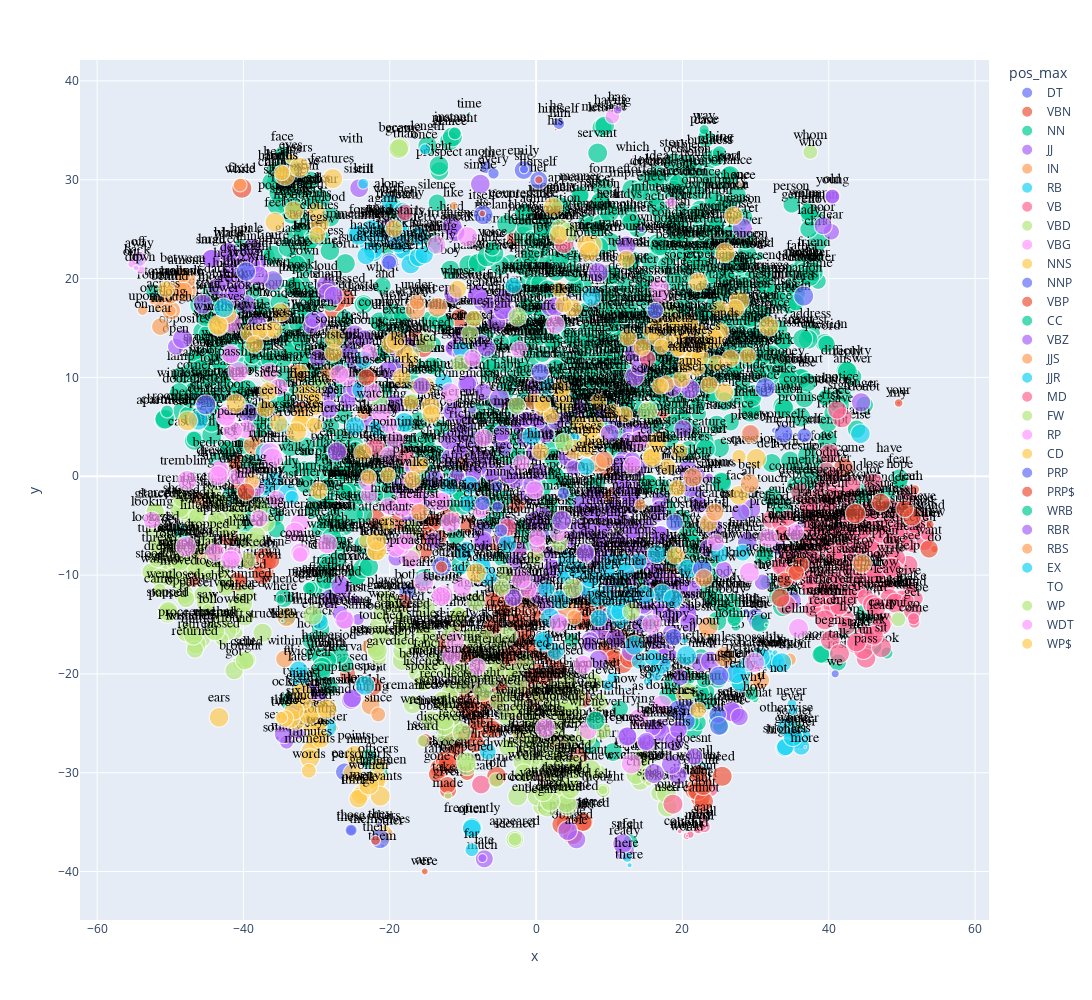

Notebook cell for this chart:
### Code cell
px.scatter(X.reset_index(), 'x', 'y', 
           text='term_str', 
           color='pos_max', 
           hover_name='term_str',          
           size='dfidf',
           height=1000, width=1200).update_traces(
                mode='markers+text', 
                textfont=dict(color='black', size=14, family='Arial'),
                textposition='top center')

### Figure 1 — Plotly figure (JSON) as saved in the notebook; plotly's stock layout.template omitted (floating-point values rounded to 4 significant figures; data arrays with more than 128 entries replaced by an {"elided": "..."} marker saying what was removed)
{"data": [{"hovertemplate": "<b>%{hovertext}</b><br><br>pos_max=DT<br>x=%{x}<br>y=%{y}<br>dfidf=%{marker.size}<br>term_str=%{text}<extra></extra>", "hovertext": ["a", "all", "an", "another", "any", "both", "each", "either", "every", "neither", "no", "some", "the", "these", "this", "those"], "legendgroup": "DT", "marker": {"color": "#636efa", "size": [0, 0.8659, 0.8659, 21.35, 5.113, 36.07, 41.95, 40.82, 16.99, 47.89, 0, 2.581, 0, 12.01, 0, 18.83], "sizemode": "area", "sizeref": 0.1278, "symbol": "circle"}, "mode": "markers+text", "name": "DT", "showlegend": true, "text": ["a", "all", "an", "another", "any", "both", "each", "either", "every", "neither", "no", "some", "the", "these", "this", "those"], "textfont": {"color": "black", "family": "Arial", "size": 14}, "textposition": "top center", "type": "scattergl", "x": [-7.419, 29.03, -6.542, -6.839, 28.69, -17.62, -26.19, 29.97, -5.819, 30.37, 27.58, -35.36, -39.86, -25.28, 5.273, -25.28], "xaxis": "x", "y": [31.28, -0.4214, 31.8, 31.28, -13.67, -11.76, -29.92, -14.24, 30.64, -14.73, -15.64, -26.49, 5.655, -35.83, 0.4912, -35.82], "yaxis": "y"}, {"hovertemplate": "<b>%{hovertext}</b><br><br>pos_max=VBN<br>x=%{x}<br>y=%{y}<br>dfidf=%{marker.size}<br>term_str=%{text}<extra></extra>", "hovertext": {"elided": "147 str values"}, "legendgroup": "VBN", "marker": {"color": "#EF553B", "size": {"elided": "147 float values"}, "sizemode": "area", "sizeref": 0.1278, "symbol": "circle"}, "mode": "markers+text", "name": "VBN", "showlegend": true, "text": {"elided": "147 str values"}, "textfont": {"color": "black", "family": "Arial", "size": 14}, "textposition": "top center", "type": "scattergl", "x": {"elided": "147 float values"}, "xaxis": "x", "y": {"elided": "147 float values"}, "yaxis": "y"}, {"hovertemplate": "<b>%{hovertext}</b><br><br>pos_max=NN<br>x=%{x}<br>y=%{y}<br>dfidf=%{marker.size}<br>term_str=%{text}<extra></extra>", "hovertext": {"elided": "911 str values"}, "legendgroup": "NN", "marker": {"color": "#00cc96", "size": {"elided": "911 float values"}, "sizemode": "area", "sizeref": 0.1278, "symbol": "circle"}, "mode": "markers+text", "name": "NN", "showlegend": true, "text": {"elided": "911 str values"}, "textfont": {"color": "black", "family": "Arial", "size": 14}, "textposition": "top center", "type": "scattergl", "x": {"elided": "911 float values"}, "xaxis": "x", "y": {"elided": "911 float values"}, "yaxis": "y"}, {"hovertemplate": "<b>%{hovertext}</b><br><br>pos_max=JJ<br>x=%{x}<br>y=%{y}<br>dfidf=%{marker.size}<br>term_str=%{text}<extra></extra>", "hovertext": {"elided": "306 str values"}, "legendgroup": "JJ", "marker": {"color": "#ab63fa", "size": {"elided": "306 float values"}, "sizemode": "area", "sizeref": 0.1278, "symbol": "circle"}, "mode": "markers+text", "name": "JJ", "showlegend": true, "text": {"elided": "306 str values"}, "textfont": {"color": "black", "family": "Arial", "size": 14}, "textposition": "top center", "type": "scattergl", "x": {"elided": "306 float values"}, "xaxis": "x", "y": {"elided": "306 float values"}, "yaxis": "y"}, {"hovertemplate": "<b>%{hovertext}</b><br><br>pos_max=IN<br>x=%{x}<br>y=%{y}<br>dfidf=%{marker.size}<br>term_str=%{text}<extra></extra>", "hovertext": ["about", "above", "across", "after", "against", "along", "although", "amid", "amidst", "among", "around", "as", "at", "because", "before", "behind", "beneath", "beside", "besides", "between", "beyond", "by", "during", "except", "for", "from", "if", "in", "into", "like", "near", "oer", "of", "on", "outside", "over", "since", "than", "that", "though", "through", "under", "unless", "until", "upon", "whats", "whether", "while", "with", "within", "without"], "legendgroup": "IN", "marker": {"color": "#FFA15A", "size": [10.42, 49.25, 50.71, 5.53, 33.57, 44.41, 46.64, 37.91, 37.04, 42.38, 51.12, 0, 0.8659, 41.05, 2.154, 44.22, 50.36, 49.46, 50.71, 29.36, 50.41, 0, 44.6, 49.85, 0, 0, 2.154, 0, 3.431, 9.621, 39.16, 24.08, 0, 0, 50.58, 7.593, 28.42, 2.154, 0, 28.1, 15.1, 31.81, 51.1, 47.17, 13.95, 38.75, 39.16, 23.79, 0.4336, 40.59, 21.0], "sizemode": "area", "sizeref": 0.1278, "symbol": "circle"}, "mode": "markers+text", "name": "IN", "showlegend": true, "text": ["about", "above", "across", "after", "against", "along", "although", "amid", "amidst", "among", "around", "as", "at", "because", "before", "behind", "beneath", "beside", "besides", "between", "beyond", "by", "during", "except", "for", "from", "if", "in", "into", "like", "near", "oer", "of", "on", "outside", "over", "since", "than", "that", "though", "through", "under", "unless", "until", "upon", "whats", "whether", "while", "with", "within", "without"], "textfont": {"color": "black", "family": "Arial", "size": 14}, "textposition": "top center", "type": "scattergl", "x": [23.05, -47.77, -50.91, -27.46, -22.74, -49.88, 4.168, -28.41, -0.4156, -47.73, -48.95, 13.92, -33.72, 29.46, -33.84, -50.01, -48.33, -46.03, 23.5, -48.27, -16.49, -15.46, -22.61, -13.47, 46.1, -50.79, 30.95, -16.59, -51.12, -11.26, -51.35, -23.6, 10.57, -53.9, -38.65, -52.4, -21.57, -17.88, 29.72, 5.219, -49.93, -16.26, 25.74, -34.12, -53.78, 20.25, 30.71, -40.46, -25.32, -34.39, 34.69], "xaxis": "x", "y": [-15.93, 18.81, 17.48, -25.48, -17.22, 16.78, -13.31, 10.29, 7.587, 19.95, 18.79, -21.92, -18.3, -20.88, -14.97, 18.36, 18.67, -2.567, -15.2, 20.37, 16.87, 18.13, -23.2, 17.09, -0.04729, 19.69, -21.13, 18.06, 16.98, 27.39, 15.14, 6.416, -0.6097, 16.71, 3.127, 17.76, -24.1, 33.66, -19.8, -14.29, 16.73, 17.61, -18.26, -14.24, 16.8, -22.07, -20.66, 29.47, 33.32, -18.49, -18.54], "yaxis": "y"}, {"hovertemplate": "<b>%{hovertext}</b><br><br>pos_max=RB<br>x=%{x}<br>y=%{y}<br>dfidf=%{marker.size}<br>term_str=%{text}<extra></extra>", "hovertext": {"elided": "135 str values"}, "legendgroup": "RB", "marker": {"color": "#19d3f3", "size": {"elided": "135 float values"}, "sizemode": "area", "sizeref": 0.1278, "symbol": "circle"}, "mode": "markers+text", "name": "RB", "showlegend": true, "text": {"elided": "135 str values"}, "textfont": {"color": "black", "family": "Arial", "size": 14}, "textposition": "top center", "type": "scattergl", "x": {"elided": "135 float values"}, "xaxis": "x", "y": {"elided": "135 float values"}, "yaxis": "y"}, {"hovertemplate": "<b>%{hovertext}</b><br><br>pos_max=VB<br>x=%{x}<br>y=%{y}<br>dfidf=%{marker.size}<br>term_str=%{text}<extra></extra>", "hovertext": {"elided": "174 str values"}, "legendgroup": "VB", "marker": {"color": "#FF6692", "size": {"elided": "174 float values"}, "sizemode": "area", "sizeref": 0.1278, "symbol": "circle"}, "mode": "markers+text", "name": "VB", "showlegend": true, "text": {"elided": "174 str values"}, "textfont": {"color": "black", "family": "Arial", "size": 14}, "textposition": "top center", "type": "scattergl", "x": {"elided": "174 float values"}, "xaxis": "x", "y": {"elided": "174 float values"}, "yaxis": "y"}, {"hovertemplate": "<b>%{hovertext}</b><br><br>pos_max=VBD<br>x=%{x}<br>y=%{y}<br>dfidf=%{marker.size}<br>term_str=%{text}<extra></extra>", "hovertext": {"elided": "271 str values"}, "legendgroup": "VBD", "marker": {"color": "#B6E880", "size": {"elided": "271 float values"}, "sizemode": "area", "sizeref": 0.1278, "symbol": "circle"}, "mode": "markers+text", "name": "VBD", "showlegend": true, "text": {"elided": "271 str values"}, "textfont": {"color": "black", "family": "Arial", "size": 14}, "textposition": "top center", "type": "scattergl", "x": {"elided": "271 float values"}, "xaxis": "x", "y": {"elided": "271 float values"}, "yaxis": "y"}, {"hovertemplate": "<b>%{hovertext}</b><br><br>pos_max=VBG<br>x=%{x}<br>y=%{y}<br>dfidf=%{marker.size}<br>term_str=%{text}<extra></extra>", "hovertext": ["according", "addressing", "approaching", "asking", "becoming", "beginning", "being", "breaking", "bringing", "burning", "calling", "carrying", "charming", "closing", "coming", "concerning", "considering", "crying", "dining", "doing", "drawing", "dressing", "driving", "dying", "endeavouring", "entering", "examining", "falling", "finding", "gazing", "getting", "giving", "going", "growing", "having", "hearing", "hiding", "holding", "keeping", "knowing", "leading", "leaving", "listening", "looking", "lying", "making", "missing", "moving", "observing", "opening", "passing", "perceiving", "playing", "pleasing", "pointing", "preceding", "putting", "quitting", "raising", "reaching", "reading", "receiving", "remaining", "remembering", "respecting", "returning", "rising", "running", "saying", "seeing", "seeming", "setting", "sinking", "sitting", "sleeping", "smiling", "soothing", "speaking", "standing", "starting", "suffering", "supposing", "surrounding", "taking", "talking", "telling", "thinking", "throwing", "trembling", "trifling", "trying", "turning", "waiting", "walking", "watching", "winding", "working"], "legendgroup": "VBG", "marker": {"color": "#FF97FF", "size": [35.65, 36.12, 45.0, 45.97, 42.71, 49.21, 12.79, 39.55, 39.93, 39.93, 44.73, 37.91, 41.04, 39.15, 46.37, 48.64, 43.91, 35.16, 35.16, 50.66, 49.46, 39.55, 38.75, 48.49, 44.47, 46.64, 38.75, 44.19, 50.01, 36.12, 50.01, 49.91, 31.81, 39.93, 27.45, 50.86, 35.65, 45.5, 49.08, 50.95, 43.91, 50.54, 45.74, 38.67, 47.82, 49.85, 37.04, 45.74, 44.73, 50.01, 50.98, 44.73, 38.75, 36.12, 44.47, 42.71, 47.64, 32.56, 37.48, 37.91, 47.64, 38.34, 40.31, 37.04, 34.16, 48.64, 49.91, 48.94, 50.41, 49.36, 35.65, 42.06, 37.91, 50.66, 41.73, 43.32, 36.59, 51.03, 50.36, 43.02, 44.47, 39.55, 36.59, 47.01, 49.91, 50.2, 51.08, 39.55, 49.08, 38.34, 49.21, 50.9, 50.47, 50.51, 47.26, 41.04, 44.19], "sizemode": "area", "sizeref": 0.1278, "symbol": "circle"}, "mode": "markers+text", "name": "VBG", "showlegend": true, "text": ["according", "addressing", "approaching", "asking", "becoming", "beginning", "being", "breaking", "bringing", "burning", "calling", "carrying", "charming", "closing", "coming", "concerning", "considering", "crying", "dining", "doing", "drawing", "dressing", "driving", "dying", "endeavouring", "entering", "examining", "falling", "finding", "gazing", "getting", "giving", "going", "growing", "having", "hearing", "hiding", "holding", "keeping", "knowing", "leading", "leaving", "listening", "looking", "lying", "making", "missing", "moving", "observing", "opening", "passing", "perceiving", "playing", "pleasing", "pointing", "preceding", "putting", "quitting", "raising", "reaching", "reading", "receiving", "remaining", "remembering", "respecting", "returning", "rising", "running", "saying", "seeing", "seeming", "setting", "sinking", "sitting", "sleeping", "smiling", "soothing", "speaking", "standing", "starting", "suffering", "supposing", "surrounding", "taking", "talking", "telling", "thinking", "throwing", "trembling", "trifling", "trying", "turning", "waiting", "walking", "watching", "winding", "working"], "textfont": {"color": "black", "family": "Arial", "size": 14}, "textposition": "top center", "type": "scattergl", "x": [35.42, 24.57, -17.2, 31.71, 3.111, -11.69, 18.45, -17.38, -16.6, -25.86, -18.34, -17.92, -0.1702, -39.51, -32.21, 16.88, 3.083, -7.517, -40.9, 17.18, -43.15, -43.26, -17.52, -11.76, 6.4, -32.3, -20.06, -36.46, -12.7, -35.49, -13.5, 1.255, -32.24, -7.158, 10.42, -15.36, -20.16, -43.85, -16.39, 29.14, -39.59, -33.0, -22.42, -52.52, -42.38, 14.18, -1.083, -26.89, -11.09, -41.48, -40.72, -11.58, -16.84, 0.161, -19.2, -26.15, -41.46, -18.4, -8.705, -22.81, -10.11, -2.05, -23.04, -7.992, 16.96, -19.15, -41.54, -36.4, 13.02, -13.0, -2.338, -35.17, -38.23, -43.48, -17.71, -13.59, 0.1642, -9.355, -42.39, -20.11, 2.623, 7.125, -22.81, -41.74, -2.022, 35.86, 15.81, -37.83, -47.71, 13.12, 14.03, -47.88, -28.54, -36.02, -21.12, -41.73, -12.88], "xaxis": "x", "y": [-5.667, -6.697, -8.377, -6.243, -5.686, -4.676, 27.71, -3.139, -2.851, 10.03, -3.211, -2.357, -1.365, 0.04944, -7.717, 19.04, -14.86, -3.454, -0.0418, -23.16, 0.4043, 0.7619, -0.4016, 8.455, -19.06, -4.787, 5.154, 10.53, -11.99, -2.295, -2.551, -25.49, -7.927, 3.88, 36.39, -10.7, -3.027, -7.705, -1.815, -9.732, 4.715, -5.66, 8.508, -4.424, 6.117, 3.623, -11.45, 10.34, -16.69, 4.6, 10.58, -18.16, 0.9048, -6.932, 3.591, -14.55, -8.08, -7.188, 11.96, -1.89, -11.18, 1.304, -0.5821, -19.27, 18.22, -7.185, 15.47, 2.421, -29.11, -12.16, 12.83, 8.988, -1.199, 0.06864, -6.554, 23.4, -6.248, 24.25, 6.065, 2.037, 15.34, -25.75, 12.48, -8.459, -10.4, -15.39, -14.97, -4.268, -0.4041, 1.135, -24.53, -7.12, -6.839, 1.865, 6.395, 12.31, -2.549], "yaxis": "y"}, {"hovertemplate": "<b>%{hovertext}</b><br><br>pos_max=NNS<br>x=%{x}<br>y=%{y}<br>dfidf=%{marker.size}<br>term_str=%{text}<extra></extra>", "hovertext": {"elided": "169 str values"}, "legendgroup": "NNS", "marker": {"color": "#FECB52", "size": {"elided": "169 float values"}, "sizemode": "area", "sizeref": 0.1278, "symbol": "circle"}, "mode": "markers+text", "name": "NNS", "showlegend": true, "text": {"elided": "169 str values"}, "textfont": {"color": "black", "family": "Arial", "size": 14}, "textposition": "top center", "type": "scattergl", "x": {"elided": "169 float values"}, "xaxis": "x", "y": {"elided": "169 float values"}, "yaxis": "y"}, {"hovertemplate": "<b>%{hovertext}</b><br><br>pos_max=NNP<br>x=%{x}<br>y=%{y}<br>dfidf=%{marker.size}<br>term_str=%{text}<extra></extra>", "hovertext": ["agnes", "brown", "diary", "edmund", "emily", "ghost", "god", "heaven", "hes", "holmes", "ill", "im", "lord", "madam", "miss", "nun", "sir", "street", "theres", "tommy", "tuppence", "united"], "legendgroup": "NNP", "marker": {"color": "#636efa", "size": [22.5, 46.43, 34.16, 15.05, 45.5, 37.91, 49.03, 50.82, 43.62, 39.93, 38.67, 48.49, 50.2, 40.68, 48.68, 19.94, 45.87, 50.51, 49.58, 28.99, 28.34, 40.31], "sizemode": "area", "sizeref": 0.1278, "symbol": "circle"}, "mode": "markers+text", "name": "NNP", "showlegend": true, "text": ["agnes", "brown", "diary", "edmund", "emily", "ghost", "god", "heaven", "hes", "holmes", "ill", "im", "lord", "madam", "miss", "nun", "sir", "street", "theres", "tommy", "tuppence", "united"], "textfont": {"color": "black", "family": "Arial", "size": 14}, "textposition": "top center", "type": "scattergl", "x": [-4.793, -39.64, 16.29, -5.278, -1.708, 18.9, 22.72, 31.33, 20.61, -20.06, 18.76, 20.41, 36.57, 24.82, 25.01, -5.396, 24.99, -45.15, 19.41, -7.312, -20.09, 0.5373], "xaxis": "x", "y": [-5.489, 20.72, 16.76, -3.078, 30.99, -4.682, -9.399, 8.94, -23.53, 21.7, -16.29, -24.77, 18.23, -24.12, -20.21, -1.078, -25.27, 7.222, -23.68, -2.728, 21.64, 10.54], "yaxis": "y"}, {"hovertemplate": "<b>%{hovertext}</b><br><br>pos_max=VBP<br>x=%{x}<br>y=%{y}<br>dfidf=%{marker.size}<br>term_str=%{text}<extra></extra>", "hovertext": ["agree", "am", "are", "arose", "assure", "beg", "cannot", "cant", "couldnt", "dare", "didnt", "do", "dont", "entreat", "have", "hid", "know", "need", "presume", "propose", "seem", "suppose", "want", "wish", "wont", "wouldnt"], "legendgroup": "VBP", "marker": {"color": "#EF553B", "size": [32.56, 12.4, 6.359, 36.59, 43.02, 45.74, 40.36, 50.86, 43.62, 50.94, 49.58, 7.183, 46.7, 31.43, 0, 39.15, 8.814, 50.41, 36.59, 35.16, 50.34, 44.22, 42.81, 40.59, 50.82, 41.04], "sizemode": "area", "sizeref": 0.1278, "symbol": "circle"}, "mode": "markers+text", "name": "VBP", "showlegend": true, "text": ["agree", "am", "are", "arose", "assure", "beg", "cannot", "cant", "couldnt", "dare", "didnt", "do", "dont", "entreat", "have", "hid", "know", "need", "presume", "propose", "seem", "suppose", "want", "wish", "wont", "wouldnt"], "textfont": {"color": "black", "family": "Arial", "size": 14}, "textposition": "top center", "type": "scattergl", "x": [35.18, 51.74, -15.22, -23.2, 47.12, 33.39, 22.62, 22.44, 22.19, 21.68, 22.05, 54.43, 22.93, 33.97, 48.32, -39.64, 53.83, 25.43, 36.18, 35.55, 43.64, 51.37, 53.71, 50.38, 22.85, 22.17], "xaxis": "x", "y": [-9.653, -1.349, -39.99, 9.992, -2.671, -12.31, -33.37, -32.5, -30.66, -31.73, -31.81, -7.372, -32.9, -10.49, 2.138, -1.577, -4.886, -30.37, -8.928, -9.762, -3.783, -4.12, -7.35, -3.284, -31.29, -30.08], "yaxis": "y"}, {"hovertemplate": "<b>%{hovertext}</b><br><br>pos_max=CC<br>x=%{x}<br>y=%{y}<br>dfidf=%{marker.size}<br>term_str=%{text}<extra></extra>", "hovertext": ["and", "but", "nor", "or"], "legendgroup": "CC", "marker": {"color": "#00cc96", "size": [0, 0, 42.81, 2.154], "sizemode": "area", "sizeref": 0.1278, "symbol": "circle"}, "mode": "markers+text", "name": "CC", "showlegend": true, "text": ["and", "but", "nor", "or"], "textfont": {"color": "black", "family": "Arial", "size": 14}, "textposition": "top center", "type": "scattergl", "x": [-20.62, 5.047, 30.61, 31.47], "xaxis": "x", "y": [19.79, -16.8, -14.86, -15.06], "yaxis": "y"}, {"hovertemplate": "<b>%{hovertext}</b><br><br>pos_max=VBZ<br>x=%{x}<br>y=%{y}<br>dfidf=%{marker.size}<br>term_str=%{text}<extra></extra>", "hovertext": ["appears", "becomes", "comes", "does", "doesnt", "faces", "gives", "goes", "has", "is", "isnt", "knows", "lies", "looks", "makes", "says", "seems", "tells", "thinks", "wants", "wasnt"], "legendgroup": "VBZ", "marker": {"color": "#ab63fa", "size": [42.71, 35.16, 51.12, 43.83, 38.75, 39.15, 41.04, 45.74, 9.621, 0.4336, 42.71, 50.98, 45.74, 50.11, 49.34, 51.08, 50.41, 36.12, 39.55, 42.06, 39.55], "sizemode": "area", "sizeref": 0.1278, "symbol": "circle"}, "mode": "markers+text", "name": "VBZ", "showlegend": true, "text": ["appears", "becomes", "comes", "does", "doesnt", "faces", "gives", "goes", "has", "is", "isnt", "knows", "lies", "looks", "makes", "says", "seems", "tells", "thinks", "wants", "wasnt"], "textfont": {"color": "black", "family": "Arial", "size": 14}, "textposition": "top center", "type": "scattergl", "x": [6.749, 17.07, 12.39, 19.39, 21.6, -15.66, 16.6, 12.5, 11.14, 19.13, 19.1, 18.49, 10.05, 3.515, 17.02, 16.12, 18.85, 15.93, 15.12, 15.05, 19.45], "xaxis": "x", "y": [-7.77, -25.31, -26.36, -30.31, -28.37, 9.153, -25.5, -26.32, 37.07, -28.14, -26.14, -29.16, 4.308, -4.481, -25.93, -30.08, -26.85, -25.43, -27.02, -26.84, -25.64], "yaxis": "y"}, {"hovertemplate": "<b>%{hovertext}</b><br><br>pos_max=JJS<br>x=%{x}<br>y=%{y}<br>dfidf=%{marker.size}<br>term_str=%{text}<extra></extra>", "hovertext": ["best", "dearest", "greatest", "highest", "honest", "least", "lest", "nearest", "worst"], "legendgroup": "JJS", "marker": {"color": "#FFA15A", "size": [44.79, 42.06, 47.64, 39.15, 44.73, 45.52, 46.2, 37.48, 42.06], "sizemode": "area", "sizeref": 0.1278, "symbol": "circle"}, "mode": "markers+text", "name": "JJS", "showlegend": true, "text": ["best", "dearest", "greatest", "highest", "honest", "least", "lest", "nearest", "worst"], "textfont": {"color": "black", "family": "Arial", "size": 14}, "textposition": "top center", "type": "scattergl", "x": [29.19, 24.42, 8.408, 9.315, 21.43, 29.3, 44.55, -15.96, 22.93], "xaxis": "x", "y": [-0.7271, -3.645, 1.306, 1.676, -0.1199, 4.302, -8.854, -3.632, -10.3], "yaxis": "y"}, {"hovertemplate": "<b>%{hovertext}</b><br><br>pos_max=JJR<br>x=%{x}<br>y=%{y}<br>dfidf=%{marker.size}<br>term_str=%{text}<extra></extra>", "hovertext": ["better", "greater", "higher", "less", "lower", "stronger", "worse", "younger"], "legendgroup": "JJR", "marker": {"color": "#19d3f3", "size": [33.85, 50.36, 39.15, 38.42, 49.21, 39.15, 49.08, 39.93], "sizemode": "area", "sizeref": 0.1278, "symbol": "circle"}, "mode": "markers+text", "name": "JJR", "showlegend": true, "text": ["better", "greater", "higher", "less", "lower", "stronger", "worse", "younger"], "textfont": {"color": "black", "family": "Arial", "size": 14}, "textposition": "top center", "type": "scattergl", "x": [36.49, 35.19, 33.95, 36.23, -42.68, 34.07, 35.1, 6.855], "xaxis": "x", "y": [-26.26, -26.6, -27.51, -27.36, 17.03, -27.38, -26.36, 0.9619], "yaxis": "y"}, {"hovertemplate": "<b>%{hovertext}</b><br><br>pos_max=MD<br>x=%{x}<br>y=%{y}<br>dfidf=%{marker.size}<br>term_str=%{text}<extra></extra>", "hovertext": ["can", "could", "may", "might", "must", "ought", "shall", "should", "will", "would"], "legendgroup": "MD", "marker": {"color": "#FF6692", "size": [8.409, 3.007, 12.4, 7.183, 13.57, 51.03, 18.47, 6.772, 5.53, 1.297], "sizemode": "area", "sizeref": 0.1278, "symbol": "circle"}, "mode": "markers+text", "name": "MD", "showlegend": true, "text": ["can", "could", "may", "might", "must", "ought", "shall", "should", "will", "would"], "textfont": {"color": "black", "family": "Arial", "size": 14}, "textposition": "top center", "type": "scattergl", "x": [22.88, 19.62, 22.38, 20.61, 22.17, 18.71, 22.98, 21.08, 22.86, 20.62], "xaxis": "x", "y": [-34.72, -35.94, -35.59, -36.4, -35.68, -33.18, -35.45, -36.26, -35.48, -36.39], "yaxis": "y"}, {"hovertemplate": "<b>%{hovertext}</b><br><br>pos_max=FW<br>x=%{x}<br>y=%{y}<br>dfidf=%{marker.size}<br>term_str=%{text}<extra></extra>", "hovertext": ["de"], "legendgroup": "FW", "marker": {"color": "#B6E880", "size": [42.71], "sizemode": "area", "sizeref": 0.1278, "symbol": "circle"}, "mode": "markers+text", "name": "FW", "showlegend": true, "text": ["de"], "textfont": {"color": "black", "family": "Arial", "size": 14}, "textposition": "top center", "type": "scattergl", "x": [3.815], "xaxis": "x", "y": [3.41], "yaxis": "y"}, {"hovertemplate": "<b>%{hovertext}</b><br><br>pos_max=RP<br>x=%{x}<br>y=%{y}<br>dfidf=%{marker.size}<br>term_str=%{text}<extra></extra>", "hovertext": ["down", "off", "out", "up"], "legendgroup": "RP", "marker": {"color": "#FF97FF", "size": [10.42, 32.11, 8.814, 4.694], "sizemode": "area", "sizeref": 0.1278, "symbol": "circle"}, "mode": "markers+text", "name": "RP", "showlegend": true, "text": ["down", "off", "out", "up"], "textfont": {"color": "black", "family": "Arial", "size": 14}, "textposition": "top center", "type": "scattergl", "x": [-54.04, -54.3, -55.23, -54.69], "xaxis": "x", "y": [20.88, 21.98, 21.48, 21.08], "yaxis": "y"}, {"hovertemplate": "<b>%{hovertext}</b><br><br>pos_max=CD<br>x=%{x}<br>y=%{y}<br>dfidf=%{marker.size}<br>term_str=%{text}<extra></extra>", "hovertext": ["eight", "five", "four", "hundred", "nine", "one", "seven", "six", "thousand", "three", "tis", "two"], "legendgroup": "CD", "marker": {"color": "#FECB52", "size": [44.19, 50.94, 50.86, 48.94, 45.25, 2.154, 42.39, 49.58, 51.12, 38.16, 33.64, 20.28], "sizemode": "area", "sizeref": 0.1278, "symbol": "circle"}, "mode": "markers+text", "name": "CD", "showlegend": true, "text": ["eight", "five", "four", "hundred", "nine", "one", "seven", "six", "thousand", "three", "tis", "two"], "textfont": {"color": "black", "family": "Arial", "size": 14}, "textposition": "top center", "type": "scattergl", "x": [-32.18, -32.85, -33.6, -31.0, -32.1, 27.91, -31.87, -33.08, -28.6, -34.32, 22.14, -34.81], "xaxis": "x", "y": [-22.11, -24.67, -24.48, -24.13, -21.89, 29.52, -22.72, -23.69, -23.55, -24.52, -23.67, -24.43], "yaxis": "y"}, {"hovertemplate": "<b>%{hovertext}</b><br><br>pos_max=PRP<br>x=%{x}<br>y=%{y}<br>dfidf=%{marker.size}<br>term_str=%{text}<extra></extra>", "hovertext": ["he", "herself", "him", "himself", "i", "it", "itself", "me", "myself", "ourselves", "she", "them", "themselves", "they", "us", "we", "you", "yourself"], "legendgroup": "PRP", "marker": {"color": "#636efa", "size": [0.8659, 41.28, 3.853, 17.36, 1.726, 0, 49.66, 5.945, 29.05, 48.33, 10.82, 2.154, 49.36, 3.431, 18.47, 8.814, 5.945, 45.34], "sizemode": "area", "sizeref": 0.1278, "symbol": "circle"}, "mode": "markers+text", "name": "PRP", "showlegend": true, "text": ["he", "herself", "him", "himself", "i", "it", "itself", "me", "myself", "ourselves", "she", "them", "themselves", "they", "us", "we", "you", "yourself"], "textfont": {"color": "black", "family": "Arial", "size": 14}, "textposition": "top center", "type": "scattergl", "x": [2.801, 0.3657, 3.316, 3.112, 36.7, 24.15, -7.229, 32.61, 36.65, -12.9, -1.655, -21.0, -21.33, -21.35, 3.722, 40.88, 34.11, 33.82], "xaxis": "x", "y": [36.58, 29.96, 35.67, 35.67, 4.097, -17.61, 26.44, 4.635, 4.137, -9.091, 31.06, -37.39, -36.7, -35.23, -1.724, -19.99, 4.106, 4.314], "yaxis": "y"}, {"hovertemplate": "<b>%{hovertext}</b><br><br>pos_max=PRP$<br>x=%{x}<br>y=%{y}<br>dfidf=%{marker.size}<br>term_str=%{text}<extra></extra>", "hovertext": ["her", "his", "its", "my", "our", "their", "your"], "legendgroup": "PRP$", "marker": {"color": "#EF553B", "size": [8.814, 0.8659, 5.53, 2.581, 18.47, 12.4, 9.621], "sizemode": "area", "sizeref": 0.1278, "symbol": "circle"}, "mode": "markers+text", "name": "PRP$", "showlegend": true, "text": ["her", "his", "its", "my", "our", "their", "your"], "textfont": {"color": "black", "family": "Arial", "size": 14}, "textposition": "top center", "type": "scattergl", "x": [0.3716, 2.664, -7.35, 49.55, -12.93, -21.94, 49.55], "xaxis": "x", "y": [29.99, 35.07, 26.59, 7.418, -9.186, -36.86, 7.414], "yaxis": "y"}, {"hovertemplate": "<b>%{hovertext}</b><br><br>pos_max=WRB<br>x=%{x}<br>y=%{y}<br>dfidf=%{marker.size}<br>term_str=%{text}<extra></extra>", "hovertext": ["how", "when", "whenever", "where", "why"], "legendgroup": "WRB", "marker": {"color": "#00cc96", "size": [7.593, 1.726, 44.73, 12.4, 26.14], "sizemode": "area", "sizeref": 0.1278, "symbol": "circle"}, "mode": "markers+text", "name": "WRB", "showlegend": true, "text": ["how", "when", "whenever", "where", "why"], "textfont": {"color": "black", "family": "Arial", "size": 14}, "textposition": "top center", "type": "scattergl", "x": [29.92, -34.68, 8.137, -34.92, 29.51], "xaxis": "x", "y": [-22.53, -14.63, -24.72, -12.47, -21.97], "yaxis": "y"}, {"hovertemplate": "<b>%{hovertext}</b><br><br>pos_max=RBR<br>x=%{x}<br>y=%{y}<br>dfidf=%{marker.size}<br>term_str=%{text}<extra></extra>", "hovertext": ["longer", "more"], "legendgroup": "RBR", "marker": {"color": "#ab63fa", "size": [46.86, 0.8659], "sizemode": "area", "sizeref": 0.1278, "symbol": "circle"}, "mode": "markers+text", "name": "RBR", "showlegend": true, "text": ["longer", "more"], "textfont": {"color": "black", "family": "Arial", "size": 14}, "textposition": "top center", "type": "scattergl", "x": [44.42, 36.78], "xaxis": "x", "y": [7.482, -27.39], "yaxis": "y"}, {"hovertemplate": "<b>%{hovertext}</b><br><br>pos_max=RBS<br>x=%{x}<br>y=%{y}<br>dfidf=%{marker.size}<br>term_str=%{text}<extra></extra>", "hovertext": ["most"], "legendgroup": "RBS", "marker": {"color": "#FFA15A", "size": [16.99], "sizemode": "area", "sizeref": 0.1278, "symbol": "circle"}, "mode": "markers+text", "name": "RBS", "showlegend": true, "text": ["most"], "textfont": {"color": "black", "family": "Arial", "size": 14}, "textposition": "top center", "type": "scattergl", "x": [14.24], "xaxis": "x", "y": [-2.875], "yaxis": "y"}, {"hovertemplate": "<b>%{hovertext}</b><br><br>pos_max=EX<br>x=%{x}<br>y=%{y}<br>dfidf=%{marker.size}<br>term_str=%{text}<extra></extra>", "hovertext": ["there"], "legendgroup": "EX", "marker": {"color": "#19d3f3", "size": [3.431], "sizemode": "area", "sizeref": 0.1278, "symbol": "circle"}, "mode": "markers+text", "name": "EX", "showlegend": true, "text": ["there"], "textfont": {"color": "black", "family": "Arial", "size": 14}, "textposition": "top center", "type": "scattergl", "x": [12.78], "xaxis": "x", "y": [-39.36], "yaxis": "y"}, {"hovertemplate": "<b>%{hovertext}</b><br><br>pos_max=TO<br>x=%{x}<br>y=%{y}<br>dfidf=%{marker.size}<br>term_str=%{text}<extra></extra>", "hovertext": ["to"], "legendgroup": "TO", "marker": {"color": "#FF6692", "size": [0], "sizemode": "area", "sizeref": 0.1278, "symbol": "circle"}, "mode": "markers+text", "name": "TO", "showlegend": true, "text": ["to"], "textfont": {"color": "black", "family": "Arial", "size": 14}, "textposition": "top center", "type": "scattergl", "x": [6.497], "xaxis": "x", "y": [-33.55], "yaxis": "y"}, {"hovertemplate": "<b>%{hovertext}</b><br><br>pos_max=WP<br>x=%{x}<br>y=%{y}<br>dfidf=%{marker.size}<br>term_str=%{text}<extra></extra>", "hovertext": ["what", "who", "whom"], "legendgroup": "WP", "marker": {"color": "#B6E880", "size": [1.297, 1.726, 28.73], "sizemode": "area", "sizeref": 0.1278, "symbol": "circle"}, "mode": "markers+text", "name": "WP", "showlegend": true, "text": ["what", "who", "whom"], "textfont": {"color": "black", "family": "Arial", "size": 14}, "textposition": "top center", "type": "scattergl", "x": [30.46, 37.48, 37.47], "xaxis": "x", "y": [-22.84, 32.81, 32.82], "yaxis": "y"}, {"hovertemplate": "<b>%{hovertext}</b><br><br>pos_max=WDT<br>x=%{x}<br>y=%{y}<br>dfidf=%{marker.size}<br>term_str=%{text}<extra></extra>", "hovertext": ["whatever", "which"], "legendgroup": "WDT", "marker": {"color": "#FF97FF", "size": [50.81, 1.297], "sizemode": "area", "sizeref": 0.1278, "symbol": "circle"}, "mode": "markers+text", "name": "WDT", "showlegend": true, "text": ["whatever", "which"], "textfont": {"color": "black", "family": "Arial", "size": 14}, "textposition": "top center", "type": "scattergl", "x": [29.85, 13.23], "xaxis": "x", "y": [-18.85, 32.36], "yaxis": "y"}, {"hovertemplate": "<b>%{hovertext}</b><br><br>pos_max=WP$<br>x=%{x}<br>y=%{y}<br>dfidf=%{marker.size}<br>term_str=%{text}<extra></extra>", "hovertext": ["whose"], "legendgroup": "WP$", "marker": {"color": "#FECB52", "size": [40.82], "sizemode": "area", "sizeref": 0.1278, "symbol": "circle"}, "mode": "markers+text", "name": "WP$", "showlegend": true, "text": ["whose"], "textfont": {"color": "black", "family": "Arial", "size": 14}, "textposition": "top center", "type": "scattergl", "x": [-10.74], "xaxis": "x", "y": [18.92], "yaxis": "y"}], "layout": {"height": 1000, "legend": {"itemsizing": "constant", "title": {"text": "pos_max"}, "tracegroupgap": 0}, "margin": {"t": 60}, "width": 1200, "xaxis": {"anchor": "y", "domain": [0, 1], "title": {"text": "x"}}, "yaxis": {"anchor": "x", "domain": [0, 1], "title": {"text": "y"}}}}
